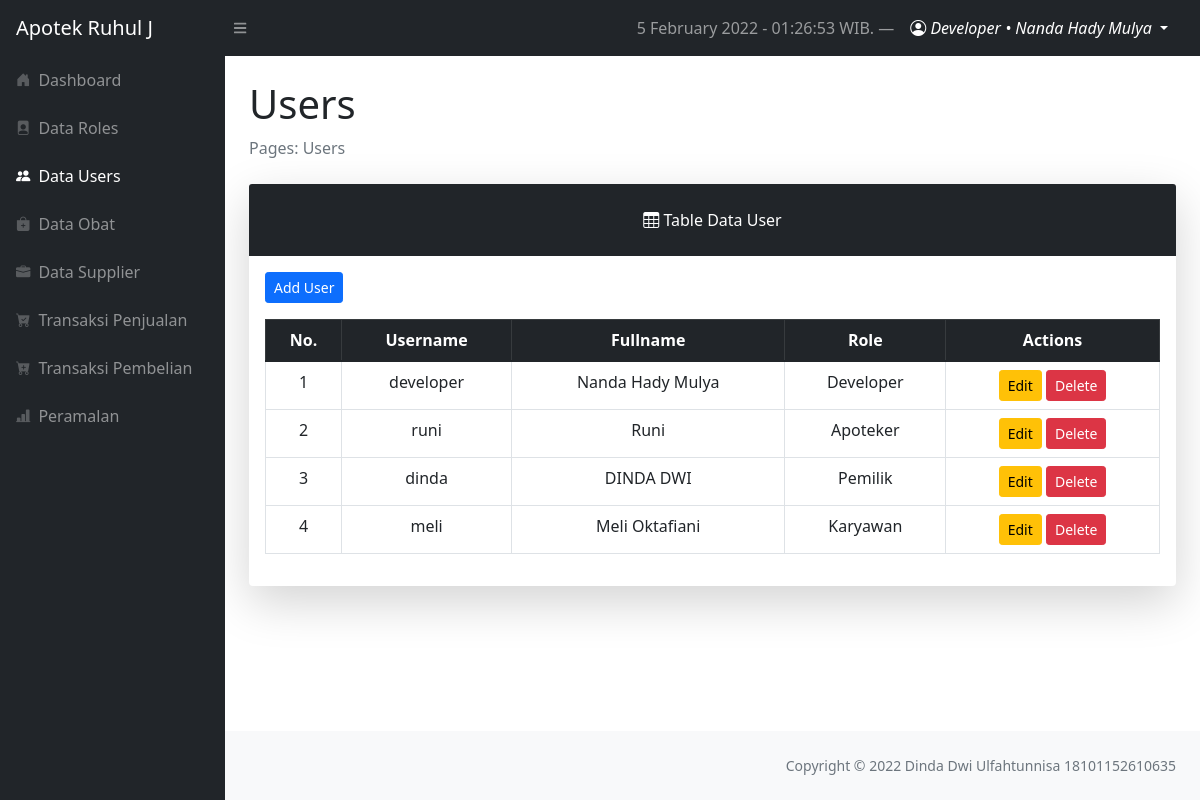
/layouts/dashboard/index.php?page=users (signed in), run on an earlier commit of the app's database.
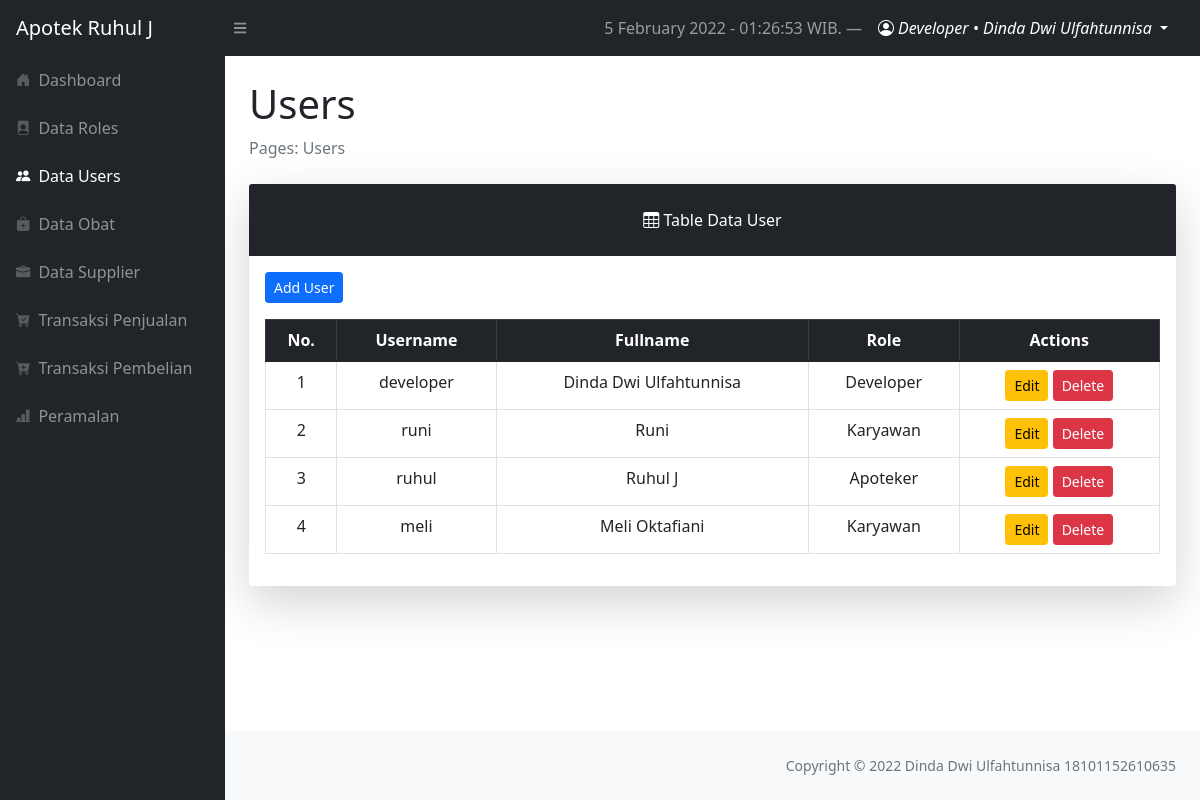
And on a later commit of the database.
### tables this page shows
CREATE TABLE `users` (
  `user_id` int(11) NOT NULL,
  `username` varchar(12) NOT NULL,
  `fullname` varchar(255) NOT NULL,
  `password` varchar(255) NOT NULL,
  `role_id` int(2) NOT NULL
);

CREATE TABLE `roles` (
  `role_id` int(11) NOT NULL,
  `role_level` varchar(50) NOT NULL
);

### config/functionDate.php (called while the page is built, shortened)
<?php
$timenow = date("j F Y - H:i:s");

### config/config.php (called while the page is built, shortened)
<?php
$localhost  = "localhost";
$username   = "root";
$password   = "";
$db         = "skripsi_dinda";
$conn = mysqli_connect($localhost, $username, $password, $db);
function query($query)
{
    global $conn;
    $result = mysqli_query($conn, $query);
    while ($row = mysqli_fetch_assoc($result)) {
        $rows[] = $row;
    }
    return $rows;
}

### layouts/dashboard/users/index.php (the view, shortened to what this page needs)
<?php
require '../../config/config.php';
$users = query("SELECT * FROM users INNER JOIN roles ON roles.role_id = users.role_id");
$no = 1
?>
<main>
    <div class="container-fluid px-4">
        <h1 class="mt-4">Users</h1>
        <ol class="breadcrumb mb-4">
            <li class="breadcrumb-item active">Pages: Users</li>
        </ol>
        <div class="card shadow-lg border-0 mb-4">
            <div class="card-header border-0 text-center p-4 bg-dark text-white">
                <i class="bi bi-table"></i>
                Table Data User
            </div>
            <div class="card-body border-0">
                <a href="?page=users/create" class="btn btn-sm btn-primary mb-3">Add User</a>
                <table class="table table-bordered table-hover table-responsive-sm text-center rounded">
                    <thead class="table-dark">
                        <th scope="col">No.</th>
                        <th scope="col">Username</th>
                        <th scope="col">Fullname</th>
                        <th scope="col">Role</th>
                        <th scope="col">Actions</th>
                    </thead>
                    <tbody>
                        <?php foreach ($users as $user) : ?>
                            <tr>
                                <td><?= $no++; ?></td>
                                <td><?= $user['username']; ?></td>
                                <td class="text-capitalize"><?= $user['fullname']; ?></td>
                                <td class="text-capitalize"><?= $user['role_level']; ?>
                                </td>
                                <td>
                                    <a href="index.php?page=users/update&id=<?= $user['user_id'] ?>" class="btn btn-sm btn-warning">Edit</a>
                                    <a href="index.php?page=users/delete&id=<?= $user['user_id'] ?>" class="btn btn-sm btn-danger" onclick="return confirm('Are you sure to delete user?')">Delete</a>
                                </td>
                            </tr>
                        <?php endforeach; ?>
                    </tbody>
                </table>
            </div>
        </div>
</main>

### layouts/dashboard/index.php (shortened to what this page needs)
<?php
require '../../config/functionDate.php';
?>
<!DOCTYPE html>
<html lang="en">
<head>
    <?php include '../components/dashboard-css.php'; ?>
</head>
<body class="sb-nav-fixed">
    <?php include '../components/topnav.php'; ?>
    <div id="layoutSidenav">
        <div id="layoutSidenav_nav">
            <?php include '../components/sidenav.php'; ?>
        </div>
        <div id="layoutSidenav_content">
            <?php include 'controllerDashboard.php'; ?>
            <footer class="py-4 bg-light mt-auto">
                <div class="container-fluid px-4">
                    <div class="d-flex align-items-center justify-content-between small">
                        <div class="text-muted ms-auto">Copyright &copy; 2022 Dinda Dwi Ulfahtunnisa 18101152610635</div>
                    </div>
                </div>
            </footer>
        </div>
    </div>
</body>
</html>

### layouts/components/dashboard-css.php (shortened to what this page needs)
<link href="https://cdn.jsdelivr.net/npm/bootstrap-icons@1.4.1/font/bootstrap-icons.css" rel="stylesheet" />
<link rel="stylesheet" href="../../assets/css/bootstrap.min.css">
<link rel="stylesheet" href="../../assets/css/dashboard-style.css">
<link href="https://cdn.jsdelivr.net/npm/simple-datatables@latest/dist/style.css" rel="stylesheet" />

### layouts/components/topnav.php (shortened to what this page needs)
<nav class="sb-topnav navbar navbar-expand navbar-dark bg-dark">
    <a class="navbar-brand ps-3" href="index.php?page=dashboard">Apotek Ruhul J</a>
    <button class="btn btn-link btn-sm order-1 order-lg-0 me-4 me-lg-0" id="sidebarToggle" href="#!">
        <i class="fas fa-bars"></i>
    </button>
    <div class="d-none d-md-inline-block ms-auto">
        <ul class="navbar-nav ms-md-0 me-3 me-lg-4">
            <li class="nav-item text-white">
                <a href="#" class="nav-link"><?= $timenow; ?> WIB. &mdash;</a>
            </li>
            <li class="nav-item dropdown">
                <a class="nav-link dropdown-toggle text-white" id="navbarDropdown" href="#" role="button" data-bs-toggle="dropdown" aria-expanded="false">
                    <i class="bi bi-person-circle"></i>
                    <span class="text-capitalize fst-italic">
                        <?= $_SESSION['username']; ?> &bull; <?= $_SESSION['fullname']; ?>
                    </span>
                </a>
            </li>
        </ul>
</nav>

### layouts/components/sidenav.php (shortened to what this page needs)
<nav class="sb-sidenav accordion sb-sidenav-dark" id="sidenavAccordion">
    <div class="sb-sidenav-menu">
        <div class="nav">
            <a class="nav-link <?php if ($_GET['page'] == 'dashboard') echo 'active' ?>" href="index.php?page=dashboard">
                <div class="sb-nav-link-icon">
                    <i class="bi bi-house-door-fill"></i>
                </div>
                Dashboard
            </a>
            <?php if ($_SESSION['role_id'] == 1) : ?>
                <a class="nav-link <?php if ($_GET['page'] == 'roles') echo 'active' ?>" href="index.php?page=roles">
                    <div class="sb-nav-link-icon">
                        <i class="bi bi-file-person-fill"></i>
                    </div>
                    Data Roles
                </a>
                <a class="nav-link <?php if ($_GET['page'] == 'users') echo 'active' ?>" href="index.php?page=users">
                    <div class="sb-nav-link-icon">
                        <i class="bi bi-people-fill"></i>
                    </div>
                    Data Users
                </a>
                <a class="nav-link <?php if ($_GET['page'] == 'obat') echo 'active' ?>" href="index.php?page=obat">
                    <div class="sb-nav-link-icon">
                        <i class="bi bi-bag-plus-fill"></i>
                    </div>
                    Data Obat
                </a>
                <a class="nav-link <?php if ($_GET['page'] == 'supplier') echo 'active' ?>" href="index.php?page=supplier">
                    <div class="sb-nav-link-icon">
                        <i class="bi bi-briefcase-fill"></i>
                    </div>
                    Data Supplier
                </a>
                <a class="nav-link <?php if ($_GET['page'] == 'penjualan') echo 'active' ?>" href="index.php?page=penjualan">
                    <div class="sb-nav-link-icon">
                        <i class="bi bi-cart-check-fill"></i>
                    </div>
                    Transaksi Penjualan
                </a>
                <a class="nav-link <?php if ($_GET['page'] == 'pembelian') echo 'active' ?>" href="index.php?page=pembelian">
                    <div class="sb-nav-link-icon">
                        <i class="bi bi-cart-plus-fill"></i>
                    </div>
                    Transaksi Pembelian
                </a>
                <a class="nav-link <?php if ($_GET['page'] == 'peramalan') echo 'active' ?>" href="index.php?page=peramalan">
                    <div class="sb-nav-link-icon">
                        <i class="bi bi-bar-chart-line-fill"></i>
                    </div>
                    Peramalan
                </a>
            <?php endif; ?>
        </div>
    </div>
</nav>

### layouts/dashboard/controllerDashboard.php (shortened to what this page needs)
<?php
$page = (isset($_GET['page'])) ? $_GET['page'] : '';
switch ($page) {
    case 'users':
        include "users/index.php";
        break;
}

What changed in the data, as far as the page shows it:
removed users: username "dinda", fullname "DINDA DWI", role.role_level "Pemilik"
changed users "developer": fullname "Nanda Hady Mulya" → "Dinda Dwi Ulfahtunnisa"
changed users "runi": role.role_level "Apoteker" → "Karyawan"
added users: username "ruhul", fullname "Ruhul J", role.role_level "Apoteker"
Also different on the page:
$_SESSION['fullname']: "Nanda Hady Mulya" → "Dinda Dwi Ulfahtunnisa"
